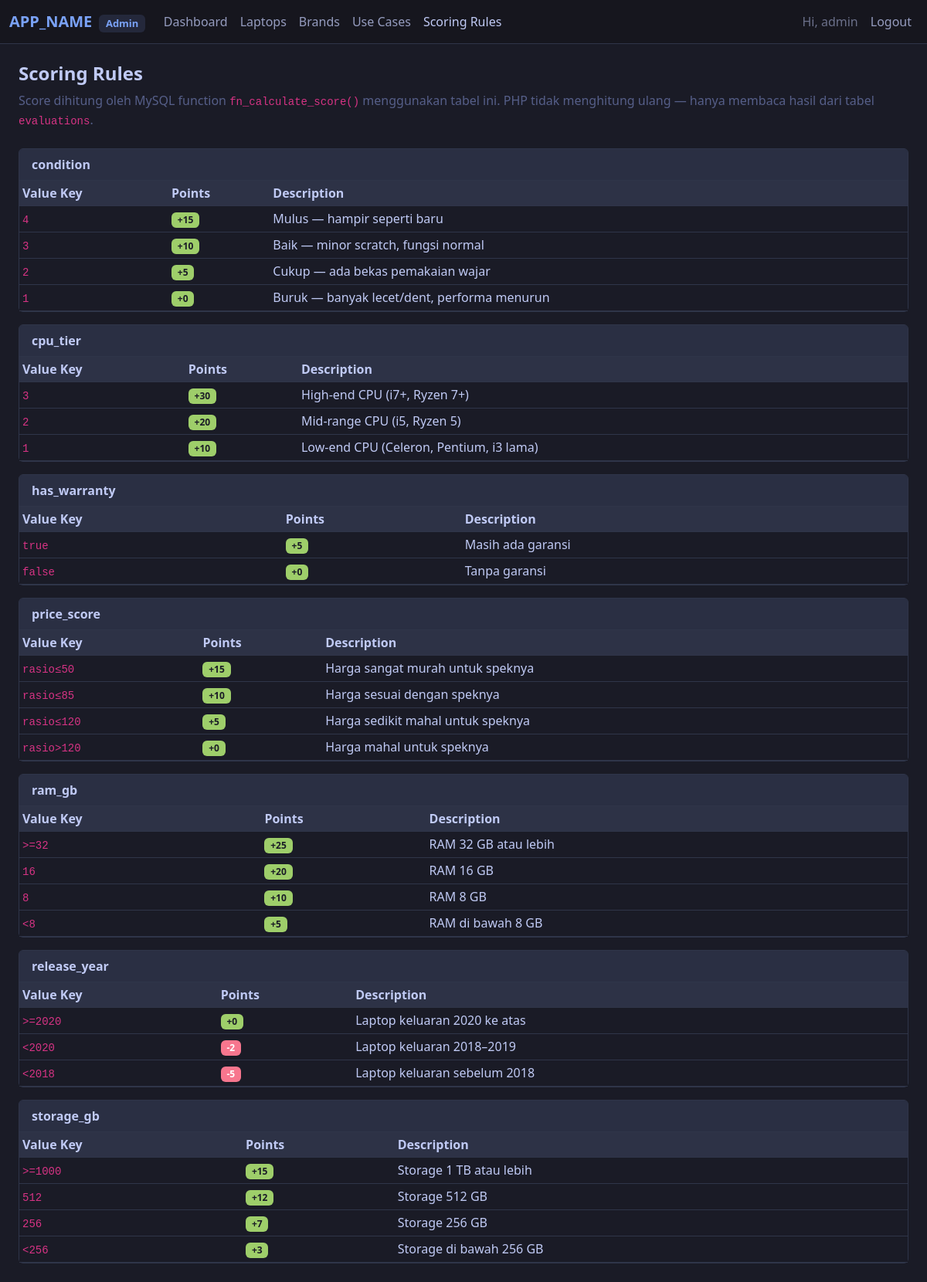
Page /admin/scoring_rules.php (signed in) on the committed database.
### tables this page shows
CREATE TABLE scoring_rules (
    id          INT PRIMARY KEY AUTO_INCREMENT,
    factor      VARCHAR(50) NOT NULL,
    value_key   VARCHAR(50) NOT NULL,
    points      TINYINT NOT NULL,
    description VARCHAR(100)
);

### includes/functions.php (called while the page is built, shortened)
<?php
function h(string $str): string
{
    return htmlspecialchars($str, ENT_QUOTES, 'UTF-8');
}
function get_scoring_rules(mysqli $conn): array
{
    $result = $conn->query("SELECT id, factor, value_key, points, description FROM scoring_rules ORDER BY factor, points DESC");
    return $result->fetch_all(MYSQLI_ASSOC);
}

### admin/scoring_rules.php (the view, shortened to what this page needs)
<?php
require_once '../includes/db.php';
require_once '../includes/functions.php';
$rules = get_scoring_rules($conn);
$grouped = [];
foreach ($rules as $r) {
    $grouped[$r['factor']][] = $r;
}
require_once '../includes/header_admin.php';
?>
<h4 class="fw-bold mb-2">Scoring Rules</h4>
<p class="text-muted mb-4">
    Score dihitung oleh MySQL function <code>fn_calculate_score()</code> menggunakan tabel ini.
    PHP tidak menghitung ulang — hanya membaca hasil dari tabel <code>evaluations</code>.
</p>
<?php foreach ($grouped as $factor => $rows): ?>
<div class="card mb-3">
    <div class="card-header fw-semibold"><?= h($factor) ?></div>
    <div class="card-body p-0">
        <table class="table table-sm mb-0">
            <thead class="table-light">
                <tr><th>Value Key</th><th>Points</th><th>Description</th></tr>
            </thead>
            <tbody>
                <?php foreach ($rows as $r): ?>
                <tr>
                    <td><code><?= h($r['value_key']) ?></code></td>
                    <td>
                        <span class="badge bg-<?= (int)$r['points'] >= 0 ? 'success' : 'danger' ?>">
                            <?= (int)$r['points'] >= 0 ? '+' : '' ?><?= (int)$r['points'] ?>
                        </span>
                    </td>
                    <td><?= h($r['description'] ?? '') ?></td>
                </tr>
                <?php endforeach; ?>
            </tbody>
        </table>
    </div>
</div>
<?php endforeach; ?>
<?php require_once '../includes/footer.php'; ?>

### assets/css/style.css (style rules this page uses)
:root { --tn-bg: #1a1b26; --tn-bg-alt: #16161e; --tn-bg-panel: #24283b; --tn-border: #2f3549; --tn-fg: #c0caf5; --tn-fg-muted: #565f89; --tn-accent: #7aa2f7; --tn-green: #9ece6a; --tn-yellow: #e0af68; --tn-red: #f7768e; --tn-orange: #ff9e64; --tn-purple: #bb9af7; --bs-body-bg: var(--tn-bg); --bs-body-color: var(--tn-fg); --bs-border-color: var(--tn-border); --bs-card-bg: var(--tn-bg-panel); --bs-card-border-color: var(--tn-border); --bs-primary: var(--tn-accent); --bs-primary-rgb: 122, 162, 247; --bs-success: var(--tn-green); --bs-success-rgb: 158, 206, 106; --bs-info: var(--tn-yellow); --bs-info-rgb: 224, 175, 104; --bs-warning: var(--tn-orange); --bs-warning-rgb: 255, 158, 100; --bs-danger: var(--tn-red); --bs-danger-rgb: 247, 118, 142; --bs-secondary-rgb: 86, 95, 137; --bs-link-color: var(--tn-accent); --bs-link-hover-color: #a9c7ff; --bs-modal-bg: var(--tn-bg-panel); --bs-modal-border-color: var(--tn-border); --bs-table-color: var(--tn-fg); --bs-table-border-color: var(--tn-border); --bs-table-striped-bg: rgba(47, 53, 73, 0.4); --bs-table-hover-bg: rgba(122, 162, 247, 0.08); }
body { background-color: var(--tn-bg); color: var(--tn-fg); }
.card { background-color: var(--tn-bg-panel); border-color: var(--tn-border); }
.card-header, .card-footer { background-color: rgba(47, 53, 73, 0.6); border-color: var(--tn-border); color: var(--tn-fg); }
.table { color: var(--tn-fg); border-color: var(--tn-border); }
.table > :not(caption) > * > * { border-bottom-color: var(--tn-border); color: var(--tn-fg); }
.table-light, thead.table-light > tr > th { --bs-table-color: var(--tn-fg); --bs-table-bg: rgba(47, 53, 73, 0.6); --bs-table-border-color: var(--tn-border); background-color: rgba(47, 53, 73, 0.6) !important; color: var(--tn-fg) !important; }
.badge.bg-success { color: #1a1b26; }
.badge.bg-danger { color: #fff; }
.text-muted { color: var(--tn-fg-muted) !important; }

### rows in the picture
scoring_rules: value_key "4", points "15", description "Mulus — hampir seperti baru"
scoring_rules: value_key "3", points "10", description "Baik — minor scratch, fungsi normal"
scoring_rules: value_key "2", points "5", description "Cukup — ada bekas pemakaian wajar"
scoring_rules: value_key "1", points "0", description "Buruk — banyak lecet/dent, performa menurun"
scoring_rules: value_key "3", points "30", description "High-end CPU (i7+, Ryzen 7+)"
scoring_rules: value_key "2", points "20", description "Mid-range CPU (i5, Ryzen 5)"
scoring_rules: value_key "1", points "10", description "Low-end CPU (Celeron, Pentium, i3 lama)"
scoring_rules: value_key "true", points "5", description "Masih ada garansi"
scoring_rules: value_key "false", points "0", description "Tanpa garansi"
scoring_rules: value_key "rasio≤50", points "15", description "Harga sangat murah untuk speknya"
scoring_rules: value_key "rasio≤85", points "10", description "Harga sesuai dengan speknya"
scoring_rules: value_key "rasio≤120", points "5", description "Harga sedikit mahal untuk speknya"
scoring_rules: value_key "rasio>120", points "0", description "Harga mahal untuk speknya"
scoring_rules: value_key ">=32", points "25", description "RAM 32 GB atau lebih"
scoring_rules: value_key "16", points "20", description "RAM 16 GB"
scoring_rules: value_key "8", points "10", description "RAM 8 GB"
scoring_rules: value_key "<8", points "5", description "RAM di bawah 8 GB"
scoring_rules: value_key ">=2020", points "0", description "Laptop keluaran 2020 ke atas"
scoring_rules: value_key "<2020", points "-2", description "Laptop keluaran 2018–2019"
scoring_rules: value_key "<2018", points "-5", description "Laptop keluaran sebelum 2018"
scoring_rules: value_key ">=1000", points "15", description "Storage 1 TB atau lebih"
scoring_rules: value_key "512", points "12", description "Storage 512 GB"
scoring_rules: value_key "256", points "7", description "Storage 256 GB"
scoring_rules: value_key "<256", points "3", description "Storage di bawah 256 GB"

### other values in the picture
APP_NAME "APP_NAME"
$label "Dashboard Laptops Brands Use Cases Scoring Rules"
$_SESSION['username'] "admin"
$factor "condition"
$factor "cpu_tier"
$factor "has_warranty"
$factor "price_score"
$factor "ram_gb"
$factor "release_year"
$factor "storage_gb"
